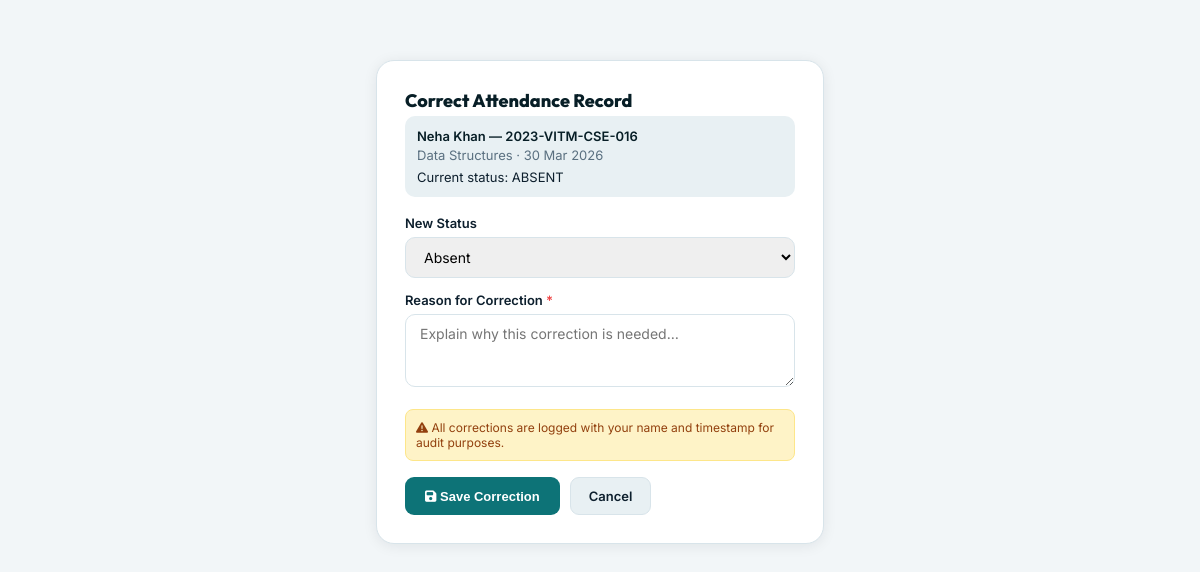
The page /dashboard/attendance/correct/7426/ (signed in) on the database its author committed.
### students/models.py (models this page shows, shortened)
class Attendance(models.Model):
    session = models.ForeignKey(AttendanceSession, on_delete=models.CASCADE)
    student = models.ForeignKey(Student, on_delete=models.CASCADE)
    STATUS_CHOICES = (
        ('PRESENT', 'Present'),
        ('ABSENT', 'Absent'),
        ('LATE', 'Late'),
    )
    status = models.CharField(max_length=10, choices=STATUS_CHOICES)
    marked_by = models.ForeignKey(User, on_delete=models.SET_NULL, null=True)
    class Meta:
        unique_together = ('session', 'student')  # ✅ CORRECT PLACE

class Student(models.Model):
    user = models.OneToOneField(User, on_delete=models.CASCADE)
    roll_number = models.CharField(max_length=50, unique=True)
    department = models.ForeignKey(Department, on_delete=models.CASCADE)
    admission_year = models.IntegerField()
    current_semester = models.IntegerField()
    section = models.CharField(max_length=10, blank=True, default='')
    STATUS_CHOICES = (
        ('ACTIVE', 'Active'),
        ('GRADUATED', 'Graduated'),
        ('DROPPED', 'Dropped'),
    )
    status = models.CharField(max_length=20, choices=STATUS_CHOICES, default='ACTIVE')
    created_at = models.DateTimeField(auto_now_add=True)
    is_deleted = models.BooleanField(default=False)

class Subject(models.Model):
    CATEGORY_CHOICES = [
        ('PC',    'Program Core'),
        ('PE',    'Program Elective'),
        ('OE',    'Open Elective'),
        ('BS',    'Basic Science'),
        ('PC/BS', 'Program Core / Basic Science'),
        ('MC',    'Mandatory Course'),
        ('PW',    'Project Work'),
        ('AC',    'Audit Course'),
        ('HS',    'Humanities & Social Science'),
        ('ES',    'Engineering Science'),
        ('OTHER', 'Other'),
    ]
    name = models.CharField(max_length=100)
    code = models.CharField(max_length=20)  # unique per department, not globally
    department = models.ForeignKey(Department, on_delete=models.CASCADE)
    semester = models.IntegerField()
    weekly_hours = models.IntegerField(default=3)
    lecture_hours   = models.IntegerField(default=3, help_text="Lecture hours per week (L)")
    tutorial_hours  = models.IntegerField(default=0, help_text="Tutorial hours per week (T)")
    practical_hours = models.IntegerField(default=0, help_text="Practical/Lab hours per week (P)")
    credits         = models.IntegerField(default=3, help_text="Credits (C)")
    category        = models.CharField(max_length=10, choices=CATEGORY_CHOICES, default='PC', help_text="Subject category")
    class Meta:
        unique_together = ('department', 'code')

class AttendanceSession(models.Model):
    subject = models.ForeignKey(Subject, on_delete=models.CASCADE)
    faculty = models.ForeignKey(Faculty, on_delete=models.CASCADE)
    date = models.DateField()
    created_at = models.DateTimeField(auto_now_add=True)
    class Meta:
        unique_together = ('subject', 'date')

### students/views/_legacy.py (the view, shortened to what this page needs)
# urls.py: path('dashboard/attendance/correct/<int:attendance_id>/', views.attendance_correct, name='attendance_correct'),
@login_required
def attendance_correct(request, attendance_id):
    att = get_object_or_404(Attendance, pk=attendance_id)
    subject = att.session.subject
    is_faculty = FacultySubject.objects.filter(faculty__user=request.user, subject=subject).exists()
    is_hod = HOD.objects.filter(user=request.user, department=subject.department).exists()
    if not is_faculty and not is_hod and not request.user.is_superuser:
        raise PermissionDenied('You cannot correct this attendance record.')
    return render(request, 'attendance/correct_form.html', {
        'att': att, 'subject': subject,
        'status_choices': [('PRESENT', 'Present'), ('ABSENT', 'Absent'), ('LATE', 'Late')],
    })

### students/context_processors.py (called while the page is built)
def college_branding(request):
    if not request.user.is_authenticated or request.user.is_superuser:
        return {}
    try:
        role = UserRole.objects.select_related('college').get(user=request.user)
        college = role.college
    except UserRole.DoesNotExist:
        return {}
    if not college:
        return {'college': None, 'branding': None}
    branding, _ = CollegeBranding.objects.get_or_create(college=college)
    return {'college': college, 'branding': branding}

### templates/attendance/correct_form.html (shortened to what this page needs)
{% extends 'base.html' %}
{% block body %}
<div style="max-width:480px;margin:60px auto;padding:0 16px">
  <div style="background:#fff;border:1px solid var(--border);border-radius:var(--r-lg);box-shadow:var(--sh);padding:28px">
    <h2 style="font-family:'Outfit',sans-serif;font-size:18px;font-weight:800;color:var(--deep);margin-bottom:4px">Correct Attendance Record</h2>
    <div style="background:var(--surface2);border-radius:var(--r);padding:12px;margin-bottom:18px;font-size:13px">
      <div style="font-weight:600;color:var(--deep)">{{ att.student.user.get_full_name }} — {{ att.student.roll_number }}</div>
      <div style="color:var(--muted);margin-top:3px">{{ subject.name }} · {{ att.session.date|date:"d M Y" }}</div>
      <div style="margin-top:6px">Current status: <span class="dbadge {% if att.status == 'PRESENT' %}dbadge-active{% elif att.status == 'ABSENT' %}dbadge-red{% else %}dbadge-warning{% endif %}">{{ att.status }}</span></div>
    </div>
    <form method="POST">
      <div style="margin-bottom:14px">
        <label style="display:block;font-size:13px;font-weight:600;color:var(--text);margin-bottom:6px">New Status</label>
        <select name="new_status" style="width:100%;padding:10px 14px;border:1.5px solid var(--border);border-radius:var(--r);font-size:14px;font-family:'Inter',sans-serif;outline:none">
          {% for val, label in status_choices %}<option value="{{ val }}" {% if val == att.status %}selected{% endif %}>{{ label }}</option>{% endfor %}
        </select>
      </div>
      <div style="margin-bottom:18px">
        <label style="display:block;font-size:13px;font-weight:600;color:var(--text);margin-bottom:6px">Reason for Correction <span style="color:#ef4444">*</span></label>
        <textarea name="reason" rows="3" required style="width:100%;padding:10px 14px;border:1.5px solid var(--border);border-radius:var(--r);font-size:14px;font-family:'Inter',sans-serif;outline:none;resize:vertical" placeholder="Explain why this correction is needed…"></textarea>
      </div>
      <div style="background:#fef3c7;border:1px solid #fde68a;border-radius:8px;padding:10px;font-size:12px;color:#92400e;margin-bottom:16px"><i class="fas fa-triangle-exclamation"></i> All corrections are logged with your name and timestamp for audit purposes.</div>
      <div style="display:flex;gap:10px">
        <button type="submit" style="padding:10px 20px;border-radius:9px;background:var(--teal);color:#fff;font-size:13px;font-weight:700;border:none;cursor:pointer"><i class="fas fa-save"></i> Save Correction</button>
        <a href="javascript:history.back()" style="padding:10px 18px;border-radius:9px;background:var(--surface2);color:var(--text);font-size:13px;font-weight:600;text-decoration:none;border:1.5px solid var(--border)">Cancel</a>
      </div>
    </form>
  </div>
</div>
{% endblock %}

### templates/base.html (style rules this page uses)
*,*::before,*::after { margin:0;padding:0;box-sizing:border-box }
:root { --teal:#0d7377;--teal-lt:#14a085;--teal-dk:#095c60; --gold:#e6a817;--gold-lt:#f5c842; --deep:#071e26;--deep2:#0b2d38; --bg:#f2f6f8;--surface:#fff;--surface2:#e8f0f3; --border:#d8e4ea;--text:#0d1f2d;--muted:#5a7080; --green:#10b981;--red:#ef4444;--warning:#f59e0b; --sh:0 2px 14px rgba(7,30,38,.08); --sh-md:0 6px 28px rgba(7,30,38,.12); --r:10px;--r-lg:18px; }
html { scroll-behavior:smooth }
body { font-family:'Inter',sans-serif;background:var(--bg);color:var(--text);min-height:100vh }
a { text-decoration:none }

### rows shown on the page
Attendance: student.user.get_full_name "Neha Khan", student.roll_number "2023-VITM-CSE-016", session "30 Mar 2026", status "ABSENT", new_status "Absent"
Subject: name "Data Structures"
